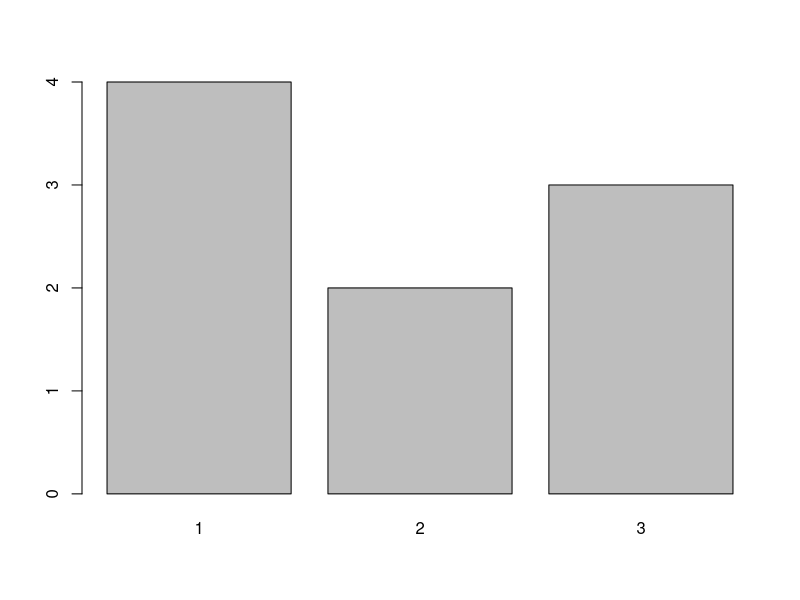
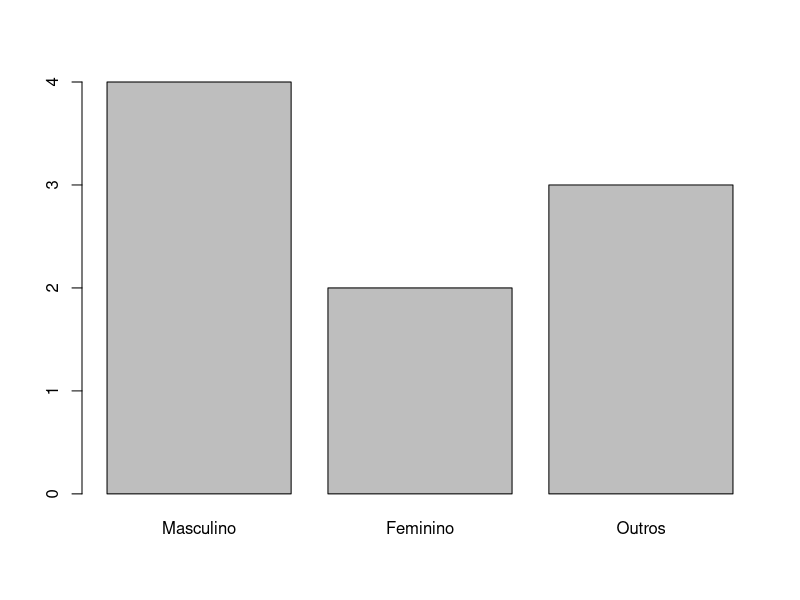
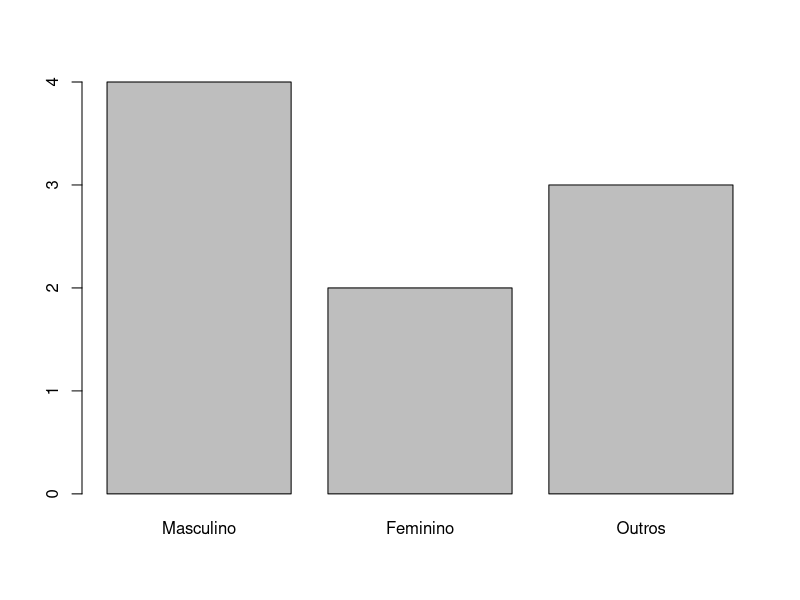
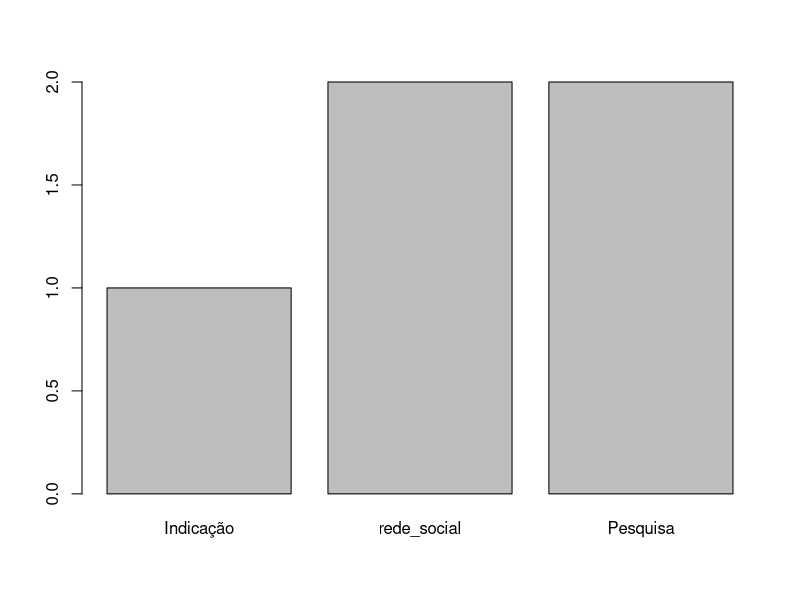
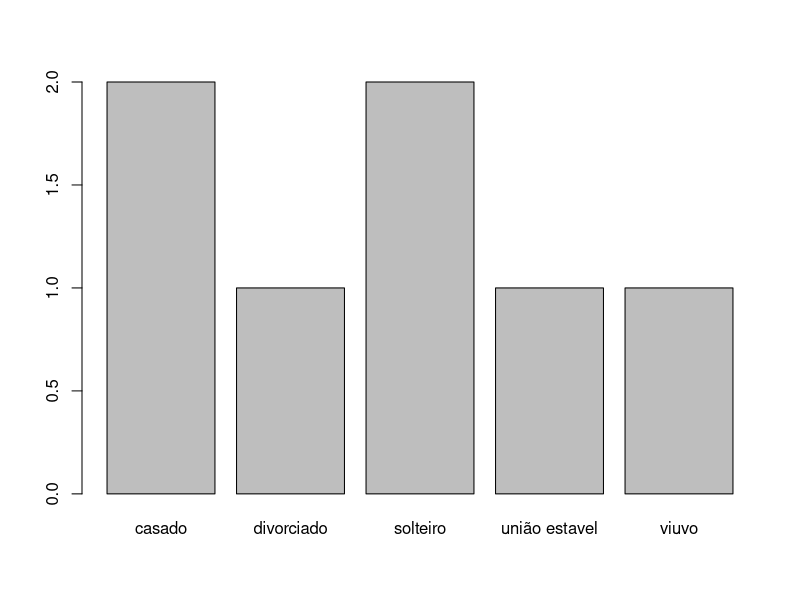
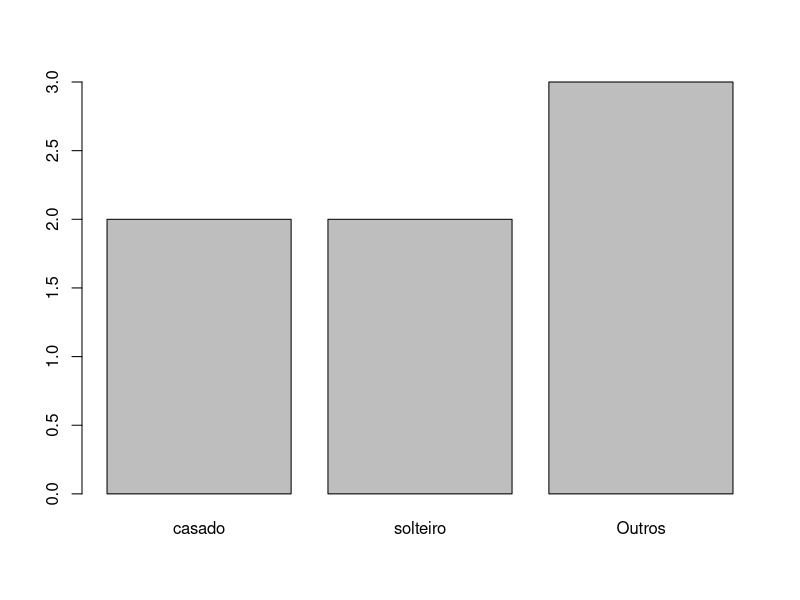
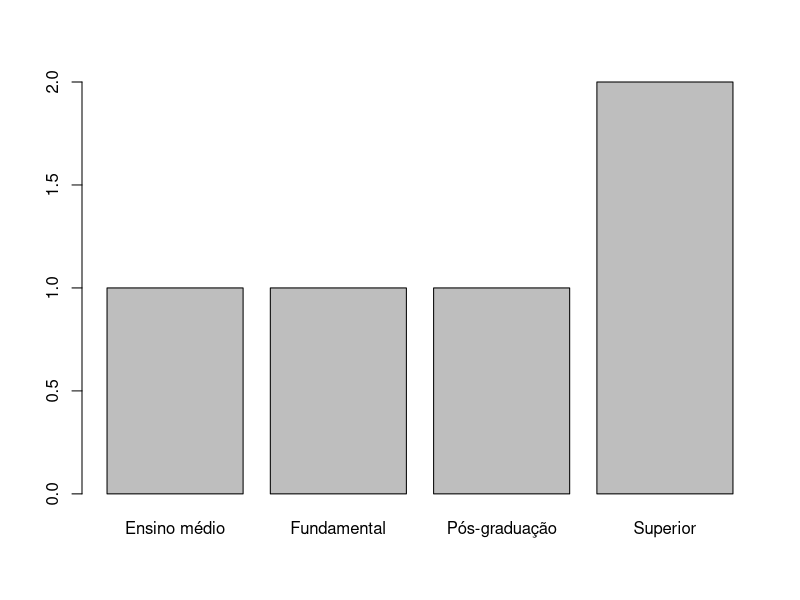
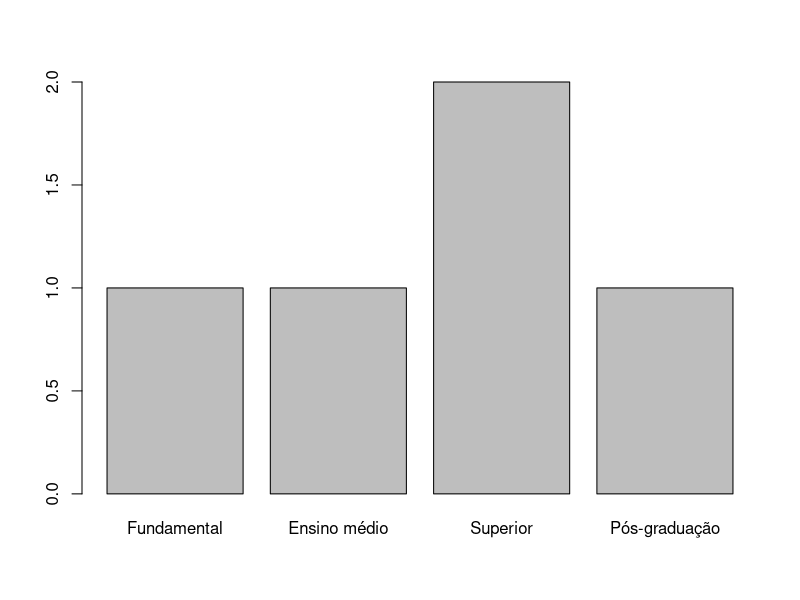

Here is the R script that generated these plots, in order: (Note: this script raises an error after producing the figures.)
## Fatores ##
# Usado para categorizar dados  com indice de identifica<U+FFFD><U+FFFD>o#

# Criando um factor a base de um vetor

genero <- c("1", "2", "2", "1", "2", "1", "1", "3", "3")
genero_ft <- as.factor(genero)

str(genero)
str(genero_ft)

# ou #

# Criando um factor diretamente

Fator <- factor(c("1", "2", "2", "1", "2", "1", "1", "3", "3"))
str(Fator)

f <- gl(3, 2, labels = c("Recife", "Rio de janeiro", "Brasilia")) # Função gl(qt_fatores, rep, labels= informação dos labels, respeitando a quantidade informada no primeiro)

# Acessando e modificando fatores

genero_ft[5] # acessa o indice
length(genero_ft)
genero_ft[length(genero_ft)]

# Modificando o fator
genero_ft[5] <- 3

# Operações com fatores
Produtos_Online <- factor(c("Tv A", "Tv B", "Tv B", "Tv C"))
Produtos_presencial <- factor(c("Tv A", "Tv C", "Tv D", "Tv C", "Tv C", "Tv D"))

library(forcats)

Vendas <- fct_c(Produtos_Online, Produtos_presencial)

# ALTERANDO O LABEL

plot(genero_ft)

Alterado <- lvls_revalue(genero_ft, c("Masculino", "Feminino", "Outros")) # Não altera a variável original apenas os labels (todos)

plot(Alterado)

levels(genero_ft) <- c("Masculino", "Feminino", "Outros") # Altera o valor da variável


label_especifico <- fct_recode(genero_ft, Masculino = "1") # Altera um label especifico ainda preservando a variável original

plot(label_especifico)

# Agrupando de niveis

local <- factor(c("net", "internet", "Instagram", "Facebook", "Amigo"))
Indica <- fct_collapse(local,
  Pesquisa = c("net", "internet"),
  rede_social = c("Instagram", "Facebook"),
  Indicação = c("Amigo")
)

plot(Indica)

install.packages("languageserver")

# Agrupamento por frequencia usando fct_lump

estado_civil <- factor(c("solteiro", "solteiro", "casado", "casado", "união estavel", "viuvo", "divorciado"))
plot(estado_civil)

Agrupado <- fct_lump(estado_civil, 2, other_level = "Outros") # O agrupamento definindo os principais mais usados e os outros - Com nomes denominado pelo criador -
plot(Agrupado)

# Reordenando os niveis dos fatores

# Por padrão o R ordena os fatores por ordem alfabetica, mas podemos definir a ordem

escolaridade <- factor(c("Superior", "Fundamental", "Pós-graduação", "Ensino médio", "Superior")) # Factor com ordenação em ordem alfabética por padrão

plot(escolaridade)


Reordenado <- fct_relevel(escolaridade, c("Fundamental", "Ensino médio", "Superior", "Pós-graduação")) # Factor reordenado conforme informado na função - Racional

plot(Reordenado)

length(escolaridade)

Faturamento <- c(scan(nmax = 5))


Reorder <- fct_reorder(escolaridade, Faturamento, mean) # Reordena os fatores do primeiro com base da função (3° item) do segundo elemento
plot(Reorder)